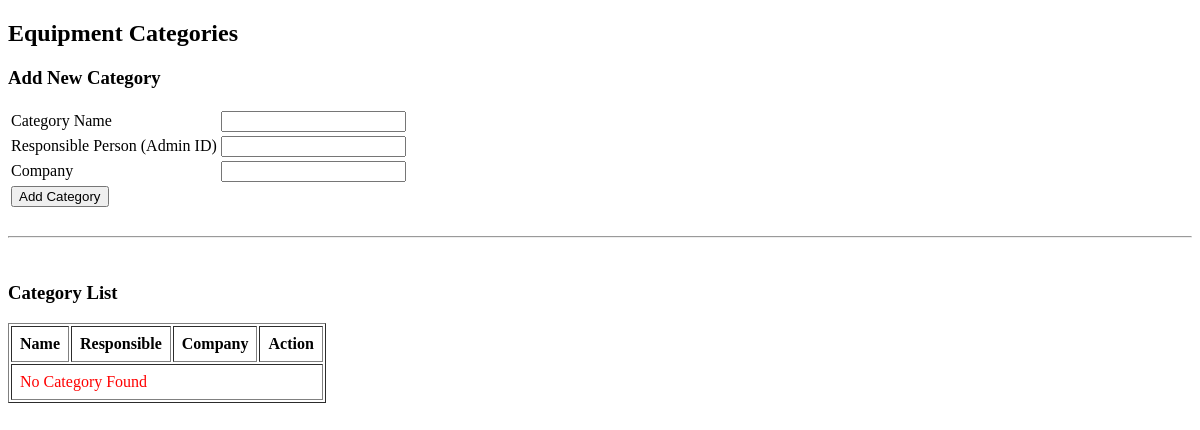
Page /Admin/categories.php on the earlier database version.
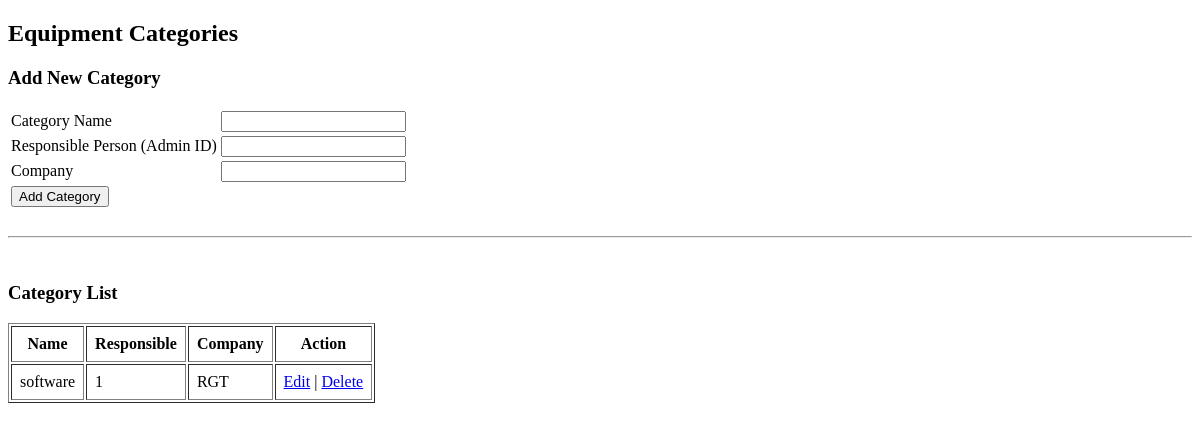
Same page on the later database version.
### tables this page shows
CREATE TABLE `equipment_catgory` (
  `eq_cat_id` int(11) NOT NULL,
  `name` varchar(50) NOT NULL,
  `admin_id` int(11) NOT NULL,
  `company` varchar(50) NOT NULL
);

### Admin/categories.php (the view, shortened to what this page needs)
<!DOCTYPE html>
<html lang="en">
<head>
</head>
<body>
<?php
require "../includes/scripts/connection.php";
?>
<h2>Equipment Categories</h2>
<h3>Add New Category</h3>
<form method="post" action="add_catogery_action.php" enctype="multipart/form-data">
  <table>
    <tr>
      <td>Category Name</td>
      <td>
        <input type="text" name="name" required>
      </td>
    </tr>
    <tr>
      <td>Responsible Person (Admin ID)</td>
      <td>
        <input type="number" name="user_id" required>
      </td>
    </tr>
    <tr>
      <td>Company</td>
      <td>
        <input type="text" name="company" required>
      </td>
    </tr>
    <tr>
      <td colspan="2">
        <button name="submit" type="submit">Add Category</button>
      </td>
    </tr>
  </table>
</form>
<br><hr><br>
<h3>Category List</h3>
<table border="1" cellpadding="8">
  <tr>
    <th>Name</th>
    <th>Responsible</th>
    <th>Company</th>
    <th>Action</th>
  </tr>
  <?php
  $sql = "SELECT * FROM equipment_catgory ORDER BY eq_cat_id DESC";
  $result = $conn->query($sql);
  if ($result->num_rows > 0) {
      while($row = $result->fetch_assoc()){
          echo "<tr>
              <td>{$row['name']}</td>
              <td>{$row['admin_id']}</td>
              <td>{$row['company']}</td>
              <td>
                  <a href='editcategory.php?id={$row['eq_cat_id']}'>Edit</a> |
                  <a href='deletecategory.php?id={$row['eq_cat_id']}' onclick='return confirm(\"Delete?\")'>Delete</a>
              </td>
          </tr>";
      }
  } else {
      echo "<tr><td colspan='4' style='color:red;'>No Category Found</td></tr>";
  }
  ?>
</table>
</body>
</html>

Differences in the rows shown:
added equipment_catgory: name "software", admin "1", company "RGT"
Other differences:
text no longer shown: "No Category Found"
